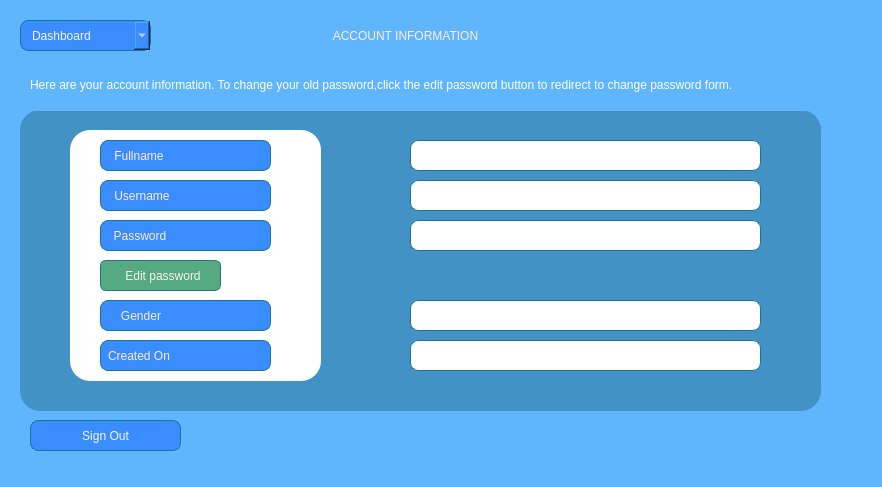
<?xml version="1.0" encoding="UTF-8"?>
<ui version="4.0">
 <class>Dialog</class>
 <widget class="QDialog" name="Dialog">
  <property name="geometry">
   <rect>
    <x>0</x>
    <y>0</y>
    <width>882</width>
    <height>487</height>
   </rect>
  </property>
  <property name="windowTitle">
   <string>Dialog</string>
  </property>
  <property name="styleSheet">
   <string notr="true">background-color:rgb(96, 181, 255);</string>
  </property>
  <widget class="QComboBox" name="choices">
   <property name="geometry">
    <rect>
     <x>20</x>
     <y>20</y>
     <width>131</width>
     <height>31</height>
    </rect>
   </property>
   <property name="styleSheet">
    <string notr="true">background-color: rgb(58, 141, 255);
color:rgb(251, 243, 242);
font: 75 10pt &quot;Eras Bold ITC&quot;;
border: 0.5px solid #1C768F;
border-radius: 8px;
padding-left:11px;</string>
   </property>
   <item>
    <property name="text">
     <string>Dashboard</string>
    </property>
   </item>
   <item>
    <property name="text">
     <string>Account</string>
    </property>
   </item>
   <item>
    <property name="text">
     <string/>
    </property>
   </item>
  </widget>
  <widget class="QFrame" name="frame">
   <property name="geometry">
    <rect>
     <x>20</x>
     <y>110</y>
     <width>801</width>
     <height>301</height>
    </rect>
   </property>
   <property name="styleSheet">
    <string notr="true">background-color:rgb(66, 146, 198);
border-radius:20px;</string>
   </property>
   <property name="frameShape">
    <enum>QFrame::StyledPanel</enum>
   </property>
   <property name="frameShadow">
    <enum>QFrame::Raised</enum>
   </property>
   <widget class="QLabel" name="fullnameLabel">
    <property name="geometry">
     <rect>
      <x>80</x>
      <y>30</y>
      <width>171</width>
      <height>31</height>
     </rect>
    </property>
    <property name="styleSheet">
     <string notr="true">background-color: rgb(58, 141, 255);
color:rgb(255, 236, 219);
font: 75 10pt &quot;Verdana&quot;;
border: 1px solid rgb(28, 118, 143);
border-radius: 8px;
padding-left:7px;</string>
    </property>
    <property name="text">
     <string> Fullname</string>
    </property>
   </widget>
   <widget class="QLabel" name="usernameLabel">
    <property name="geometry">
     <rect>
      <x>80</x>
      <y>70</y>
      <width>171</width>
      <height>31</height>
     </rect>
    </property>
    <property name="styleSheet">
     <string notr="true">background-color: rgb(58, 141, 255);
color:rgb(255, 236, 219);
font: 75 10pt &quot;Verdana&quot;;
border: 1px solid rgb(28, 118, 143);
border-radius: 8px;
padding-left:7px;</string>
    </property>
    <property name="text">
     <string> Username</string>
    </property>
   </widget>
   <widget class="QLabel" name="label_4">
    <property name="geometry">
     <rect>
      <x>80</x>
      <y>110</y>
      <width>171</width>
      <height>31</height>
     </rect>
    </property>
    <property name="styleSheet">
     <string notr="true">background-color: rgb(58, 141, 255);
color:rgb(255, 236, 219);
font: 75 10pt &quot;Verdana&quot;;
border: 1px solid rgb(28, 118, 143);
border-radius: 8px;
padding-left:3px;</string>
    </property>
    <property name="text">
     <string>  Password</string>
    </property>
   </widget>
   <widget class="QLabel" name="genderLabel">
    <property name="geometry">
     <rect>
      <x>80</x>
      <y>190</y>
      <width>171</width>
      <height>31</height>
     </rect>
    </property>
    <property name="styleSheet">
     <string notr="true">background-color: rgb(58, 141, 255);
color:rgb(255, 236, 219);
font: 75 10pt &quot;Verdana&quot;;
border: 1px solid rgb(28, 118, 143);
border-radius: 8px;
padding-left:7px;</string>
    </property>
    <property name="text">
     <string>   Gender</string>
    </property>
   </widget>
   <widget class="Line" name="line">
    <property name="geometry">
     <rect>
      <x>50</x>
      <y>20</y>
      <width>251</width>
      <height>251</height>
     </rect>
    </property>
    <property name="styleSheet">
     <string notr="true">background-color:rgb(255, 255, 255);</string>
    </property>
    <property name="orientation">
     <enum>Qt::Vertical</enum>
    </property>
   </widget>
   <widget class="QLabel" name="createdOnLabel">
    <property name="geometry">
     <rect>
      <x>80</x>
      <y>230</y>
      <width>171</width>
      <height>31</height>
     </rect>
    </property>
    <property name="styleSheet">
     <string notr="true">background-color: rgb(58, 141, 255);
color:rgb(255, 236, 219);
font: 75 10pt &quot;Verdana&quot;;
border: 1px solid rgb(28, 118, 143);
border-radius: 8px;
padding-left:4px;</string>
    </property>
    <property name="text">
     <string>Created On</string>
    </property>
   </widget>
   <widget class="QPushButton" name="editPasswordBtn">
    <property name="geometry">
     <rect>
      <x>80</x>
      <y>150</y>
      <width>121</width>
      <height>31</height>
     </rect>
    </property>
    <property name="styleSheet">
     <string notr="true">border: 1px solid rgb(28, 118, 143);
font: 75 9pt &quot;MS Shell Dlg 2&quot;;
border-radius: 6px;
color:rgb(251, 243, 242);
background-color:rgb(85, 170, 127);
padding-left:5px;</string>
    </property>
    <property name="text">
     <string>Edit password</string>
    </property>
   </widget>
   <widget class="QLabel" name="name">
    <property name="geometry">
     <rect>
      <x>390</x>
      <y>30</y>
      <width>351</width>
      <height>31</height>
     </rect>
    </property>
    <property name="styleSheet">
     <string notr="true">background-color:rgb(255, 255, 255);
color:rgb(3, 37, 57);
font: 75 10pt &quot;Verdana&quot;;
border: 1px solid rgb(28, 118, 143);
border-radius: 8px;</string>
    </property>
    <property name="text">
     <string/>
    </property>
   </widget>
   <widget class="QLabel" name="username">
    <property name="geometry">
     <rect>
      <x>390</x>
      <y>70</y>
      <width>351</width>
      <height>31</height>
     </rect>
    </property>
    <property name="styleSheet">
     <string notr="true">background-color:rgb(255, 255, 255);
color:rgb(3, 37, 57);
font: 75 10pt &quot;Verdana&quot;;
border: 1px solid rgb(28, 118, 143);
border-radius: 8px;</string>
    </property>
    <property name="text">
     <string/>
    </property>
   </widget>
   <widget class="QLabel" name="password">
    <property name="geometry">
     <rect>
      <x>390</x>
      <y>110</y>
      <width>351</width>
      <height>31</height>
     </rect>
    </property>
    <property name="styleSheet">
     <string notr="true">background-color:rgb(255, 255, 255);
color:rgb(3, 37, 57);
font: 75 10pt &quot;Verdana&quot;;
border: 1px solid rgb(28, 118, 143);
border-radius: 8px;</string>
    </property>
    <property name="text">
     <string/>
    </property>
   </widget>
   <widget class="QLabel" name="gender">
    <property name="geometry">
     <rect>
      <x>390</x>
      <y>190</y>
      <width>351</width>
      <height>31</height>
     </rect>
    </property>
    <property name="styleSheet">
     <string notr="true">background-color:rgb(255, 255, 255);
color:rgb(3, 37, 57);
font: 75 10pt &quot;Verdana&quot;;
border: 1px solid rgb(28, 118, 143);
border-radius: 8px;</string>
    </property>
    <property name="text">
     <string/>
    </property>
   </widget>
   <widget class="QLabel" name="accountDateCreated">
    <property name="geometry">
     <rect>
      <x>390</x>
      <y>230</y>
      <width>351</width>
      <height>31</height>
     </rect>
    </property>
    <property name="styleSheet">
     <string notr="true">background-color:rgb(255, 255, 255);
color:rgb(3, 37, 57);
font: 75 10pt &quot;Verdana&quot;;
border: 1px solid rgb(28, 118, 143);
border-radius: 8px;</string>
    </property>
    <property name="text">
     <string/>
    </property>
   </widget>
   <zorder>line</zorder>
   <zorder>fullnameLabel</zorder>
   <zorder>usernameLabel</zorder>
   <zorder>label_4</zorder>
   <zorder>genderLabel</zorder>
   <zorder>createdOnLabel</zorder>
   <zorder>editPasswordBtn</zorder>
   <zorder>name</zorder>
   <zorder>username</zorder>
   <zorder>password</zorder>
   <zorder>gender</zorder>
   <zorder>accountDateCreated</zorder>
  </widget>
  <widget class="QLabel" name="label">
   <property name="geometry">
    <rect>
     <x>280</x>
     <y>20</y>
     <width>251</width>
     <height>31</height>
    </rect>
   </property>
   <property name="styleSheet">
    <string notr="true">color:rgb(255, 236, 219);
font: 75 12pt &quot;Eras Bold ITC&quot;;</string>
   </property>
   <property name="text">
    <string>ACCOUNT INFORMATION</string>
   </property>
   <property name="alignment">
    <set>Qt::AlignCenter</set>
   </property>
  </widget>
  <widget class="QPushButton" name="logoutBtn">
   <property name="geometry">
    <rect>
     <x>30</x>
     <y>420</y>
     <width>151</width>
     <height>31</height>
    </rect>
   </property>
   <property name="styleSheet">
    <string notr="true">border: 1px solid rgb(28, 118, 143);
font: 75 10pt &quot;MS Shell Dlg 2&quot;;
border-radius: 8px;
color:rgb(251, 243, 242);
background-color: rgb(58, 141, 255);</string>
   </property>
   <property name="text">
    <string>Sign Out</string>
   </property>
  </widget>
  <widget class="QLabel" name="label_2">
   <property name="geometry">
    <rect>
     <x>30</x>
     <y>60</y>
     <width>791</width>
     <height>51</height>
    </rect>
   </property>
   <property name="styleSheet">
    <string notr="true">color:rgb(255, 255, 255);
font: 75 10pt &quot;Verdana&quot;;
font-weight:350;

</string>
   </property>
   <property name="text">
    <string>&lt;html&gt;&lt;head/&gt;&lt;body&gt;&lt;p align=&quot;justify&quot;&gt;Here are your account information. To change your old password,click the edit password button to redirect to change password form.&lt;/p&gt;&lt;/body&gt;&lt;/html&gt;</string>
   </property>
   <property name="wordWrap">
    <bool>true</bool>
   </property>
  </widget>
  <zorder>frame</zorder>
  <zorder>choices</zorder>
  <zorder>label</zorder>
  <zorder>logoutBtn</zorder>
  <zorder>label_2</zorder>
 </widget>
 <resources/>
 <connections/>
</ui>
